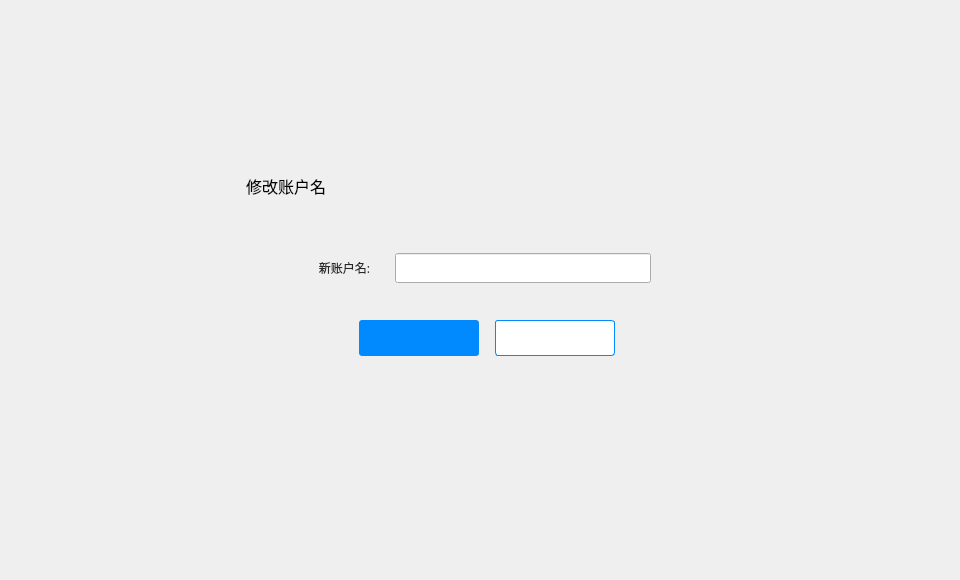
<?xml version="1.0" encoding="UTF-8"?>
<ui version="4.0">
 <class>RenameDialog</class>
 <widget class="QDialog" name="RenameDialog">
  <property name="geometry">
   <rect>
    <x>0</x>
    <y>0</y>
    <width>960</width>
    <height>580</height>
   </rect>
  </property>
  <property name="windowTitle">
   <string>Dialog</string>
  </property>
  <widget class="QWidget" name="widget" native="true">
   <property name="geometry">
    <rect>
     <x>0</x>
     <y>0</y>
     <width>960</width>
     <height>580</height>
    </rect>
   </property>
   <widget class="QWidget" name="containerWidget" native="true">
    <property name="geometry">
     <rect>
      <x>219</x>
      <y>153</y>
      <width>542</width>
      <height>274</height>
     </rect>
    </property>
    <property name="font">
     <font>
      <family>微软雅黑</family>
     </font>
    </property>
    <widget class="QToolButton" name="cancelBtn">
     <property name="geometry">
      <rect>
       <x>276</x>
       <y>167</y>
       <width>120</width>
       <height>36</height>
      </rect>
     </property>
     <property name="cursor">
      <cursorShape>PointingHandCursor</cursorShape>
     </property>
     <property name="styleSheet">
      <string notr="true">QToolButton{background-color:#ffffff;color:#484848;border:1px solid rgb(0,138,254);border-radius:3px;}
QToolButton:hover{color:rgb(0,138,254);}</string>
     </property>
     <property name="text">
      <string/>
     </property>
    </widget>
    <widget class="QLabel" name="label">
     <property name="geometry">
      <rect>
       <x>27</x>
       <y>22</y>
       <width>91</width>
       <height>21</height>
      </rect>
     </property>
     <property name="font">
      <font>
       <family>微软雅黑</family>
       <pointsize>12</pointsize>
      </font>
     </property>
     <property name="text">
      <string>修改账户名</string>
     </property>
    </widget>
    <widget class="QToolButton" name="okBtn">
     <property name="geometry">
      <rect>
       <x>140</x>
       <y>167</y>
       <width>120</width>
       <height>36</height>
      </rect>
     </property>
     <property name="cursor">
      <cursorShape>PointingHandCursor</cursorShape>
     </property>
     <property name="styleSheet">
      <string notr="true">QToolButton{background-color:rgb(0,138,254);color:#ffffff;border:none;border-radius:3px;}
QToolButton:hover{background-color:rgb(10,148,254);}
QToolButton:disabled{background-color:#cecece;}</string>
     </property>
     <property name="text">
      <string/>
     </property>
    </widget>
    <widget class="QLabel" name="addressNameTipLabel2">
     <property name="geometry">
      <rect>
       <x>204</x>
       <y>138</y>
       <width>200</width>
       <height>16</height>
      </rect>
     </property>
     <property name="text">
      <string/>
     </property>
    </widget>
    <widget class="QLabel" name="addressNameTipLabel1">
     <property name="geometry">
      <rect>
       <x>180</x>
       <y>138</y>
       <width>16</width>
       <height>16</height>
      </rect>
     </property>
     <property name="text">
      <string/>
     </property>
    </widget>
    <widget class="QLineEdit" name="nameLineEdit">
     <property name="geometry">
      <rect>
       <x>176</x>
       <y>100</y>
       <width>256</width>
       <height>30</height>
      </rect>
     </property>
     <property name="font">
      <font>
       <family>微软雅黑</family>
      </font>
     </property>
     <property name="styleSheet">
      <string notr="true"/>
     </property>
     <property name="cursorPosition">
      <number>0</number>
     </property>
    </widget>
    <widget class="QLabel" name="label_3">
     <property name="geometry">
      <rect>
       <x>60</x>
       <y>100</y>
       <width>91</width>
       <height>30</height>
      </rect>
     </property>
     <property name="text">
      <string>&lt;html&gt;&lt;head/&gt;&lt;body&gt;&lt;p&gt;&lt;span style=&quot; color:#282828;&quot;&gt;新账户名:&lt;/span&gt;&lt;/p&gt;&lt;/body&gt;&lt;/html&gt;</string>
     </property>
     <property name="alignment">
      <set>Qt::AlignRight|Qt::AlignTrailing|Qt::AlignVCenter</set>
     </property>
    </widget>
    <widget class="QLabel" name="gifLabel">
     <property name="geometry">
      <rect>
       <x>449</x>
       <y>106</y>
       <width>18</width>
       <height>18</height>
      </rect>
     </property>
     <property name="text">
      <string/>
     </property>
    </widget>
   </widget>
  </widget>
 </widget>
 <resources/>
 <connections/>
</ui>
